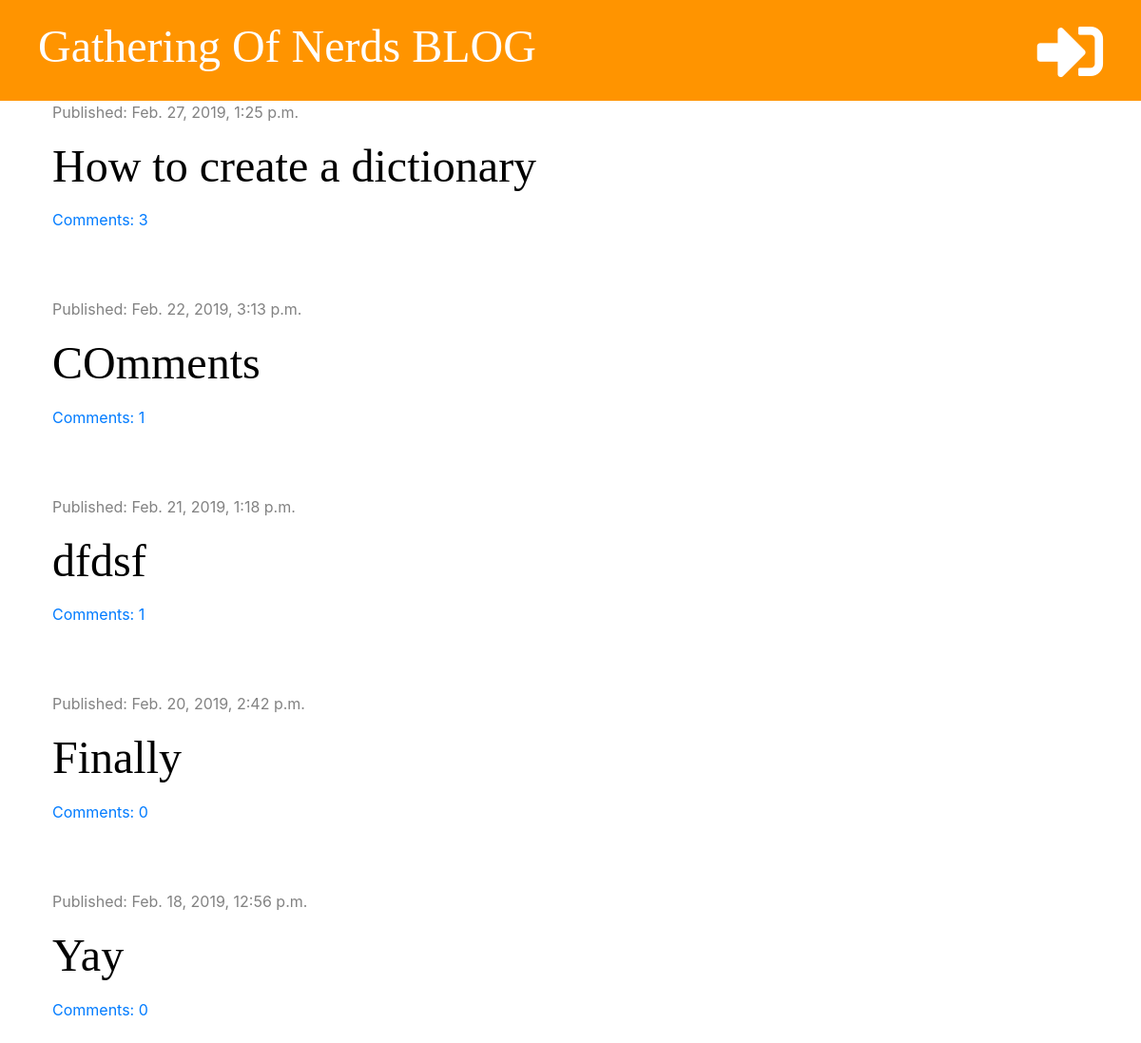
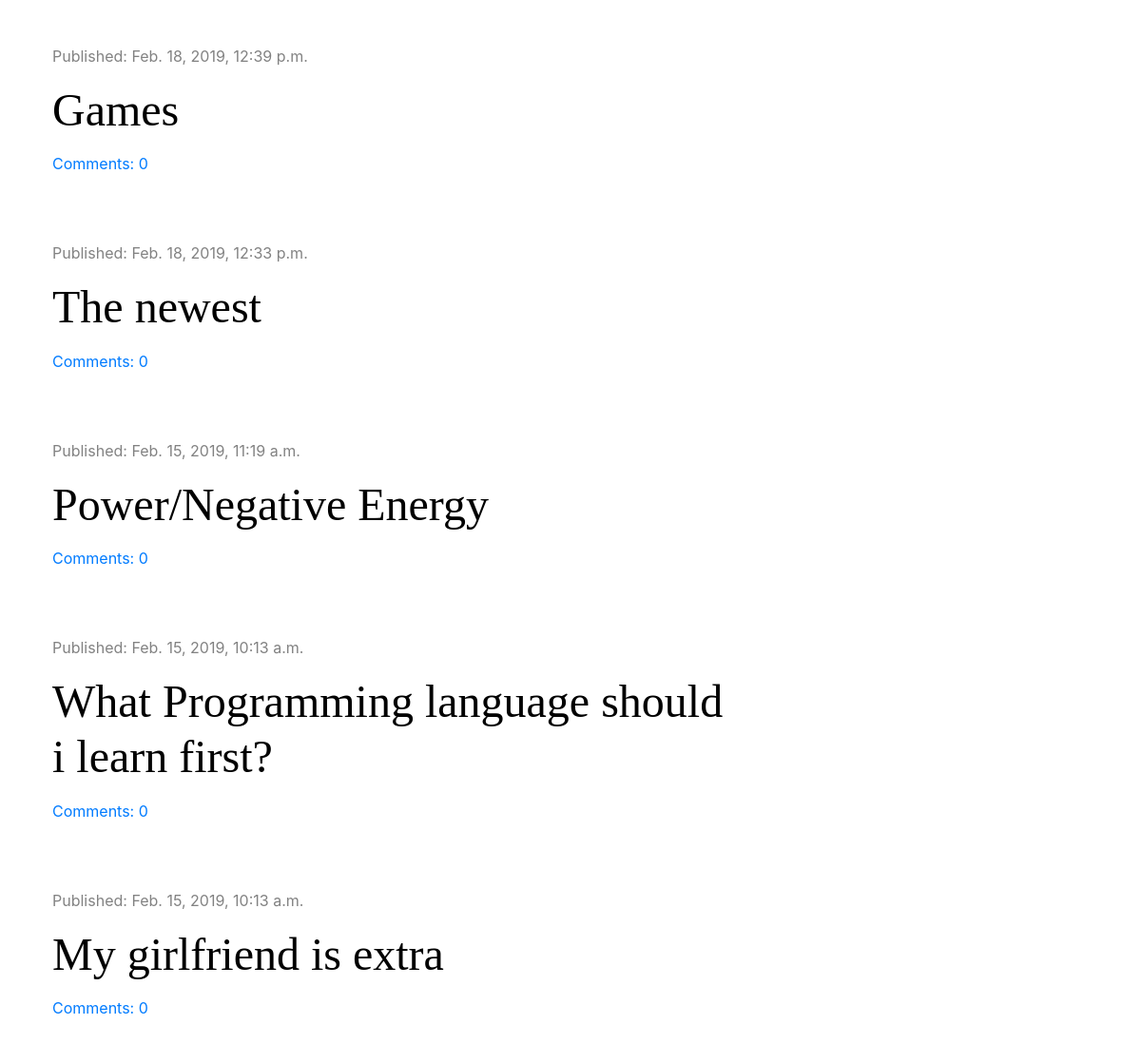
/, run on an earlier commit of the app's database (2 pictures, top to bottom).
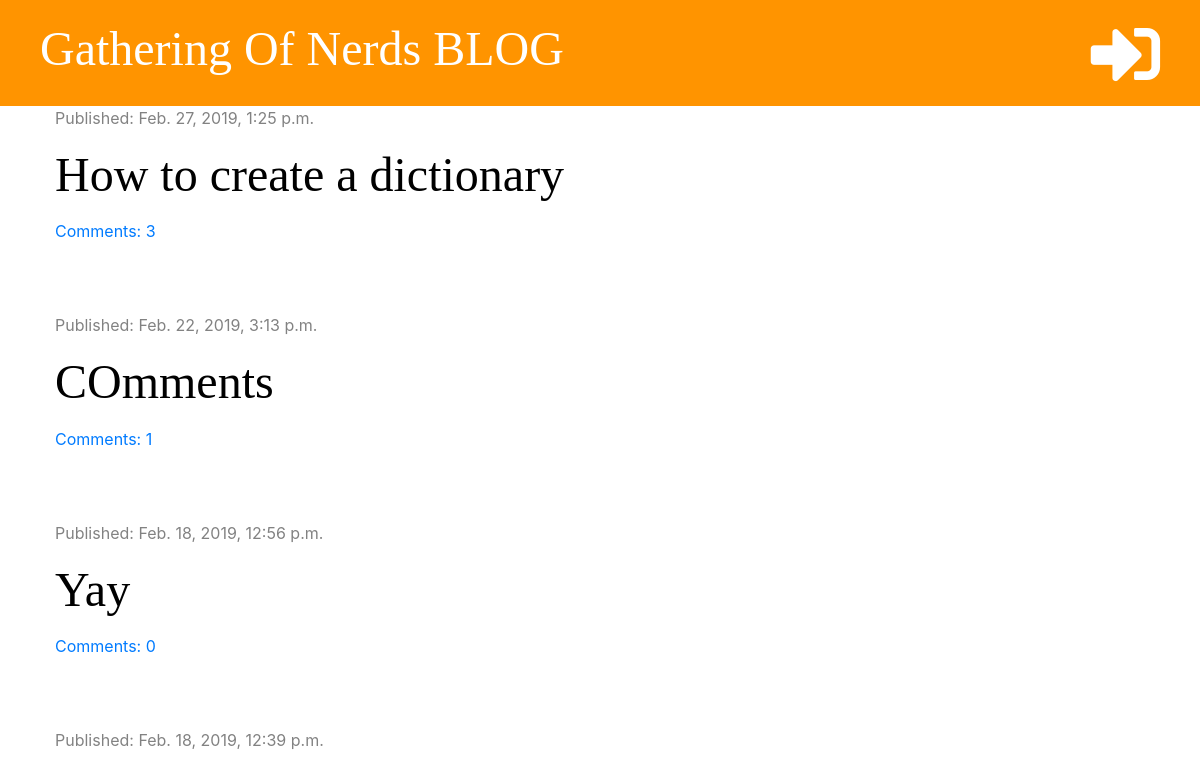
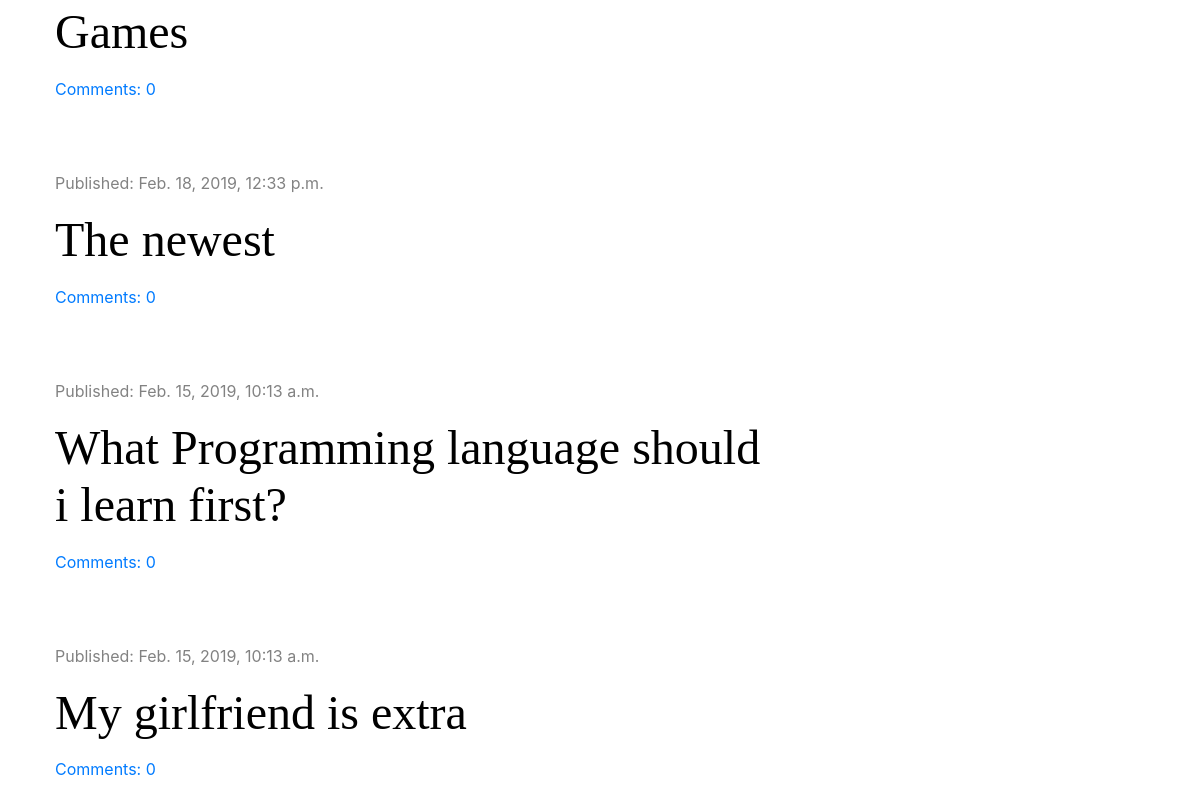
And on a later commit of the database (2 pictures, top to bottom).
### blog/models.py (models this page shows, shortened)
class Post(models.Model):
    author = models.ForeignKey('auth.User', on_delete=models.CASCADE)
    title = models.CharField(max_length=200)
    text = models.TextField()
    created_date = models.DateTimeField(default=timezone.now)
    published_date = models.DateTimeField(blank=True, null=True)
    def approved_comments(self):
        return self.comments.filter(approved=True)

### blog/views.py (the view)
# urls.py: path('', views.post_list, name='post_list'),
def post_list(request):
    posts = Post.objects.filter(published_date__lte=timezone.now()).order_by('-published_date')
    stuff_for_frontend = {'posts': posts}
    return render(request, 'blog/post_list.html', stuff_for_frontend)

### blog/templatetags/markdownify.py (called while the page is built)
@register.filter
def markdown(value):
    renderer = HighlightRenderer()
    markdown = mistune.Markdown(renderer=renderer)
    return markdown(value)

### blog/templates/blog/post_list.html (shortened to what this page needs)
{% extends 'blog/base.html' %}
{% load markdownify %}
{% block content %}
    {% for post in posts %}
        <div class="post">
          <div class="date">
              <p>Published: {{ post.published_date }}</p>
          </div>
          <h1><a href="{% url 'post_detail' pk=post.pk %}">{{ post.title }}</a></h1>
          <a href="{% url 'post_detail' pk=post.pk %}">Comments: {{ post.approved_comments.count }}</a>
        </div>
     {% endfor %}
{% endblock %}

### blog/templates/blog/base.html (shortened to what this page needs)
{% load staticfiles %}
<!DOCTYPE html>
<html lang="en">
  <head>
    <link rel="stylesheet" href="https://stackpath.bootstrapcdn.com/bootstrap/4.3.1/css/bootstrap.min.css">
    <link rel="stylesheet" href="{% static 'css/blog.css' %}">
    <link rel="stylesheet" href="https://use.fontawesome.com/releases/v5.7.2/css/all.css">
    <link rel="stylesheet" href="{% static 'css/zenburn.css' %}">
  </head>
  <body>
    <div class="page-header">
      {% if user.is_authenticated %}
          <a href="{% url 'post_draft_list' %}" class="top-menu"><i class="fas fa-scroll fa-2x"></i></a>
          <a href="{% url 'post_new' %}" class="top-menu"><i class="fas fa-plus fa-2x"></i></a>
          <p class="top-menu">Hello, {{ user.username }} <small>(<a href="{% url 'logout' %}">Log out</a>)</small></p>
      {% else %}
         <a href="{% url 'login' %}" class="top-menu"><i class="fas fa-sign-in-alt fa-2x"></i></a>
      {% endif %}
      <h1><a href="{% url 'post_list' %}">Gathering Of Nerds BLOG</a></h1>
    </div>
    <div class="content container">
        <div class="row">
            <div class="col-md-8">
                {% block content %}
                {% endblock %}
            </div>
        </div>
    </div>
  </body>
</html>

### blog/static/css/blog.css (style rules this page uses)
.page-header { background-color: #ff9400; margin-top: 0; padding: 20px 20px 20px 40px; }
.page-header h1, .page-header h1 a { color: #ffffff; font-size: 36pt; text-decoration: none; }
.content { margin-left: 40px; }
h1, h2, h3, h4 { font-family: 'Tangerine', 'Inconsolata', 'Droid Sans', serif; font-size: 48px; }
.date { color: #828282; }
.post { margin-bottom: 70px; }
.post h1 a { color: #000000 }
.top-menu { color: #ffffff; float: right; font-size: 26pt; margin-right: 20px; }

What changed in the data, as far as the page shows it:
removed Post: published_date "Feb. 21, 2019, 1:18 p.m.", title "dfdsf", approved_comments.count "1"
removed Post: published_date "Feb. 20, 2019, 2:42 p.m.", title "Finally", approved_comments.count "0"
removed Post: published_date "Feb. 15, 2019, 11:19 a.m.", title "Power/Negative Energy", approved_comments.count "0"
